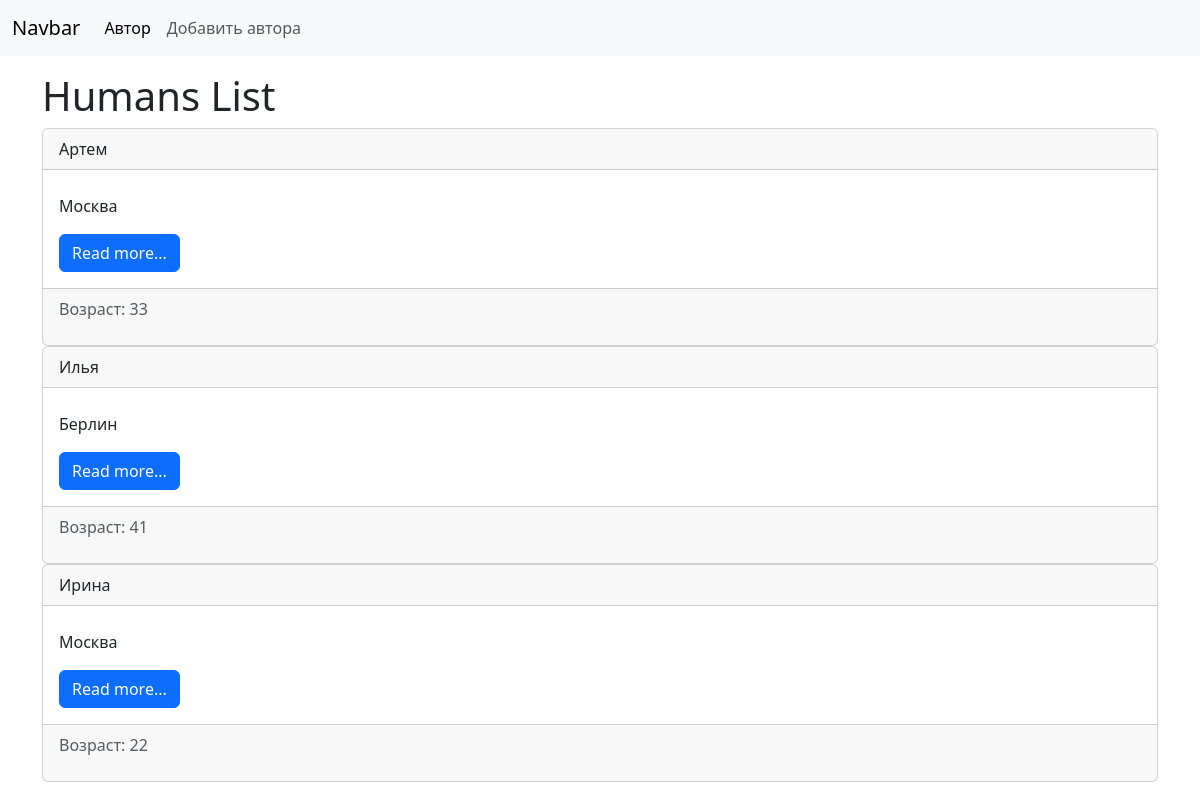
Page /humans/ on the committed database.
### Humans/models.py (models this page shows)
class Humans(models.Model):
    name = models.CharField(max_length=100, verbose_name='Имя')
    age = models.IntegerField(verbose_name='Возраст')
    city = models.CharField(max_length=20, verbose_name='Город')
    profession = models.ForeignKey('Professions', on_delete=models.PROTECT, null=True, verbose_name='Должность')
    class Meta:
        verbose_name = 'Человек'
        verbose_name_plural = 'Люди'
        ordering = ['name']

### Humans/views.py (the view)
# urls.py: path('', index, name='index'),
def index(request):
    human = Humans.objects.all()
    list = { 'human': human, 'title': 'Humans List' }
    return render(request, 'humans/index.html', context = list)

### Humans/templates/humans/index.html (shortened to what this page needs)
<!doctype html>
<html lang="en">
    <head>
        <link href="https://cdn.jsdelivr.net/npm/bootstrap@5.3.3/dist/css/bootstrap.min.css" rel="stylesheet">
    </head>
    <body>
        <nav class="navbar navbar-expand-lg bg-body-tertiary">
            <div class="container-fluid">
                <a class="navbar-brand" href="#">Navbar</a>
                <div class="collapse navbar-collapse" id="navbarNav">
                <ul class="navbar-nav">
                    <li class="nav-item">
                    <a class="nav-link active" aria-current="page" href="#">Автор</a>
                    </li>
                    <li class="nav-item">
                    <a class="nav-link" href="#">Добавить автора</a>
                    </li>
                </ul>
                </div>
            </div>
        </nav>
        <div class="container mt-3">
            <h1>{{ title }}</h1>
            <div class="col-md-12">
                {% for item in human %}
                    <div class="card 3">
                        <div class="card-header">
                            {{ item.name}}
                        </div>
                        <div class="card-body">
                            <p class="card-text">{{ item.city }} </p>
                            <a href="#" class="btn btn-primary">Read more...</a>
                        </div>
                        <div class="card-footer text-body-secondary">
                            <p> Возраст: {{item.age}}
                        </div>
                    </div>
                {% endfor %}
            </div>
        </div>
    </body>

### rows in the picture
Humans: name "Артем", city "Москва", age "33"
Humans: name "Илья", city "Берлин", age "41"
Humans: name "Ирина", city "Москва", age "22"

### other values in the picture
{{ title }} "Humans List"
